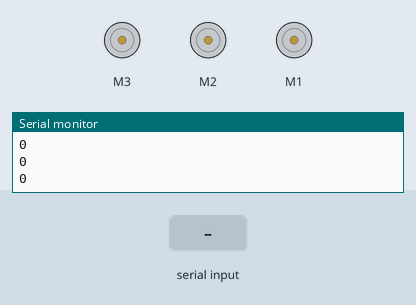
The sketch below on a simulated Arduino Uno, built with avr-gcc and run on an emulated ATmega328P. Shown: 3 × DC motor (green arrow = forward, orange = backward, longer = faster), the last lines printed to the serial monitor. The inputs (shaded band) are chosen by the test bench.

Above: at 1.4 s.
1.5 s: "a" received over the second serial link
At 2.5 s:
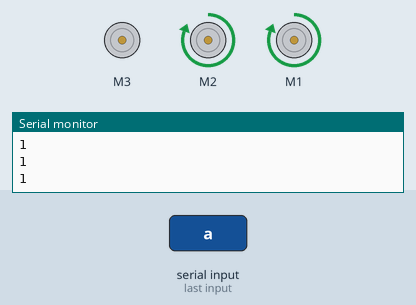
3.0 s: "b" received over the second serial link
At 3.7 s:
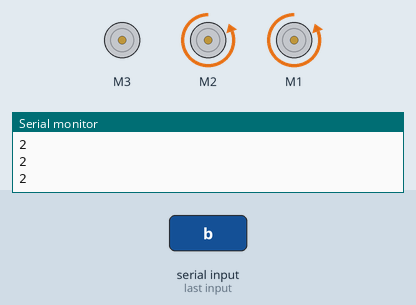
4.5 s: "r" received over the second serial link
At 4.9 s:
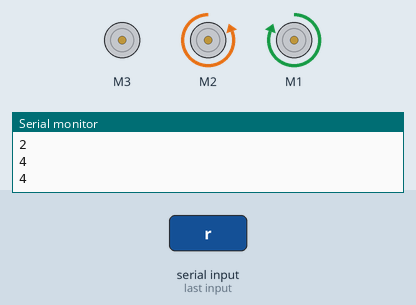
6.0 s: "l" received over the second serial link
At 7.2 s:
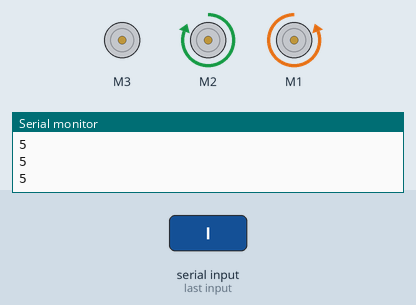
7.5 s: "p" received over the second serial link
At 8.4 s:
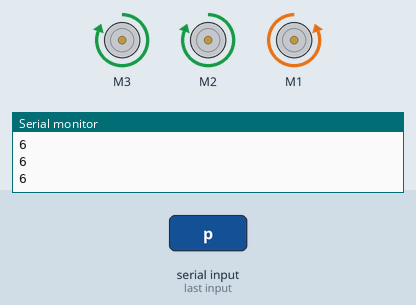
9.0 s: "s" received over the second serial link
At 9.6 s:
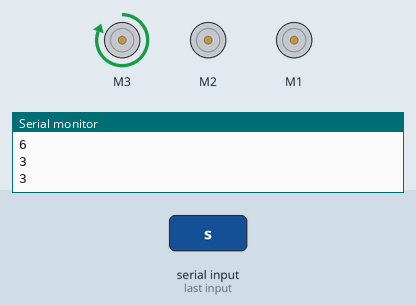
Timing chart, 0 to 11.5 s (numbered marks = the images above; inputs shaded):
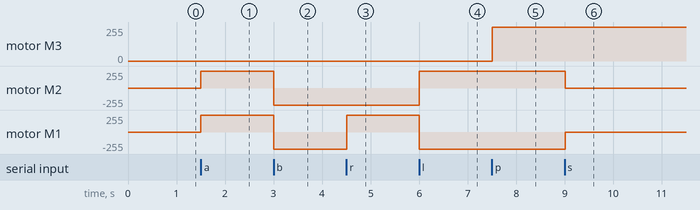

Measured:
- after the input at 1.5 s, motor M2, motor M1: stopped → forward 255/255 at once
- after the input at 3.0 s, motor M2, motor M1: forward 255/255 → backward 255/255 at once
- after the input at 4.5 s, motor M1: backward 255/255 → forward 255/255 at once
- after the input at 6.0 s, motor M2: backward 255/255 → forward 255/255 at once; motor M1: forward 255/255 → backward 255/255 at once
- after the input at 7.5 s, motor M3: stopped → forward 255/255 at once
- after the input at 9.0 s, motor M2: forward 255/255 → stopped at once; motor M1: backward 255/255 → stopped at once

The sketch:

sketch_jan28b.ino
```cpp
#include <SoftwareSerial.h>
#include <AFMotor.h>
AF_DCMotor three_motor(3, MOTOR12_8KHZ);
AF_DCMotor left_motor(2, MOTOR12_8KHZ);
AF_DCMotor right_motor(1, MOTOR12_8KHZ);

SoftwareSerial mySerial(11,12);

int STAT = 0;

void setup() {
  // put your setup code here, to run once:
  Serial.begin(9600);
  mySerial.begin(9600);

  three_motor.setSpeed(255);
  left_motor.setSpeed(255);
  right_motor.setSpeed(255);
}

void loop() {

 if(mySerial.available()){
  char statusd = mySerial.read();
  if(statusd == 'a'){
    STAT = 1;
  }
  if(statusd == 'b'){
    STAT = 2;
  }
  if(statusd == 's'){
    STAT = 3;
  }
  if(statusd == 'r'){
    STAT = 4;
  }
  if(statusd == 'l'){
    STAT = 5;
  }
  if(statusd == 'p'){
    STAT = 6;
  }
  if(statusd == 'd'){
    STAT = 7;
  }
 }

 if(STAT == 1){
    left_motor.run (FORWARD);
    right_motor.run (FORWARD);
 }
 if(STAT == 2){
    left_motor.run (BACKWARD);
    right_motor.run (BACKWARD);
 }
 if(STAT == 3){
    left_motor.run (RELEASE);
    right_motor.run (RELEASE);
 }
 if(STAT == 4){
    left_motor.run (BACKWARD);
    right_motor.run (FORWARD);
 }
 if(STAT == 5){
    left_motor.run (FORWARD);
    right_motor.run (BACKWARD);
 }
 if(STAT == 6){
  three_motor.run(FORWARD);
 }
 if(STAT == 7){
  three_motor.run(RELEASE);
 }

  Serial.println(STAT);
 delay(300);
}
```
